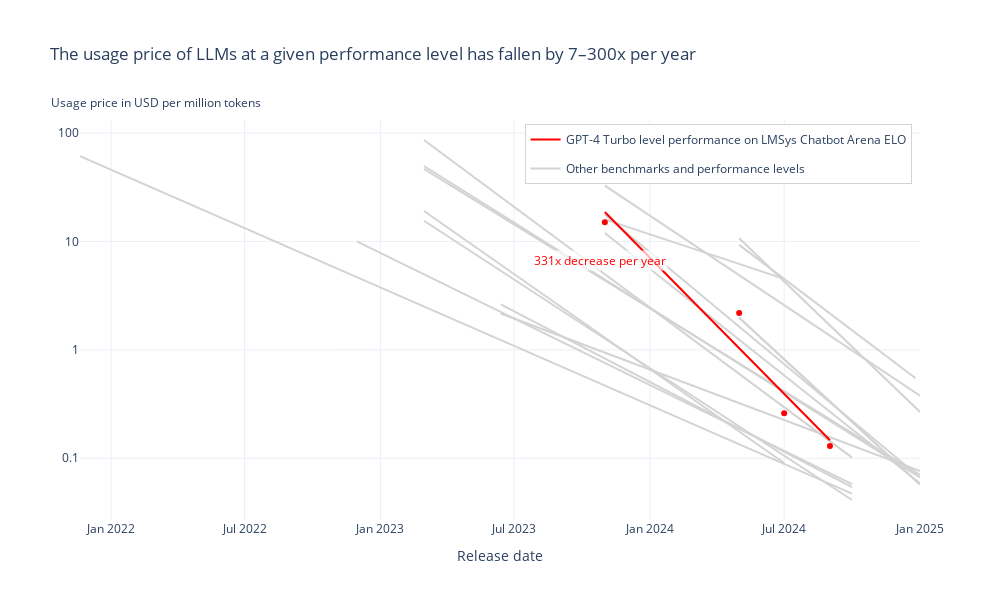

Write notebook code for a chart like this one.
### Code cell
selected_benches = results_df['bench'].unique()
selected_threshold_models = results_df['threshold_model'].unique()
selected_bench = max_trend_bench
selected_threshold_model = max_trend_threshold_model
selected_annual_factor = max_trend_annual_factor

fig = go.Figure()

for i, row in results_df.iterrows():
    bench = row['bench']
    threshold_model = row['threshold_model']
    print(f'Processing {bench} and {threshold_model}')
    cheapest_models_df = all_cheapest_models_df[
        (all_cheapest_models_df['bench'] == bench) &
        (all_cheapest_models_df['threshold_model'] == threshold_model)
    ]
    annual_factor = row['price_reduction_factor_per_year']
    predicted_log_prices = cheapest_models_df['predicted_log_price']

    if bench == selected_bench and threshold_model == selected_threshold_model:
        color = 'red'
        showlegend = True
        zorder = 1
        legendgroup = f'{selected_bench} {selected_threshold_model}'
        legendrank = 0
    else:
        color = 'lightgrey'
        showlegend = i == 0  # Only show the first one in legend
        zorder = 0
        legendgroup = "Other benchmarks and performance levels"
        legendrank = 1

    fig.add_trace(go.Scatter(
        x=cheapest_models_df['Release Date'],
        y=predicted_log_prices,
        mode='lines',
        name=f'{threshold_model} level performance on {bench}' if bench == selected_bench and threshold_model == selected_threshold_model else "Other benchmarks and performance levels",
        line=dict(color=color),
        showlegend=showlegend,
        zorder=zorder,
        legendgroup=legendgroup,
        legendrank=legendrank,
    ))
    if bench == selected_bench and threshold_model == selected_threshold_model:
        fig.add_trace(go.Scatter(
            x=cheapest_models_df['Release Date'],
            y=cheapest_models_df['USD per 1M Tokens'],
            mode='markers',
            name=f'Lowest-price models that are {threshold_model} or better on {bench}',
            text=cheapest_models_df['Model Name'],
            textposition='bottom left',
            marker=dict(color='red'),
            showlegend=False,
            zorder=zorder+1,
            legendgroup=legendgroup,
            legendrank=legendrank,
        ))

# Remove minor y labels
fig.update_layout(
    yaxis=dict(
        dtick='D10',
        # range=[-1, 2],
    )
)
fig.update_layout(
    title=f'The usage price of LLMs at a given performance level has fallen by {min_trend_annual_factor}–{round(max_trend_annual_factor, -2)}x per year'
)
fig.update_traces(textposition='bottom left')
fig.update_layout(yaxis_type='log')
fig.update_layout(xaxis_title='Release date')
# fig.update_layout(yaxis_title='Usage price in USD per million tokens')
fig.update_layout(
    annotations=[
        dict(
            x=-0.037,  # Center of the plot
            y=1.07,  # Above the plot
            xref='paper',
            yref='paper',
            text='Usage price in USD per million tokens',
            showarrow=False,
            font=dict(size=12),
        ),
        # Add annotation for highlighted trend
        dict(
            x=0.7,  # Position on x-axis (adjust as needed)
            y=0.65,  # Position on y-axis (adjust as needed)
            xref='paper',
            yref='paper',
            text=f'{selected_annual_factor}x decrease per year',
            showarrow=False,
            arrowhead=2,
            arrowsize=1,
            arrowwidth=1,
            arrowcolor='black',
            ax=-30,
            ay=30,
            font=dict(size=12, color='red'),
            bgcolor='rgba(255, 255, 255, 0.7)',
            # bordercolor='lightgrey',
            # borderwidth=1,
            # borderpad=0,
        )
    ],
)
fig.update_layout(
    width=1000,
    height=600,
    legend=dict(
        yanchor="top",
        y=0.99,
        xanchor="right",
        x=0.99,
        bordercolor="lightgrey",
        borderwidth=1
    ),
    margin=dict(t=120),
    template='plotly_white',
)

save_plot(fig, 'results/2025-02-28/lowest_price_models_above_previous_frontier/', 'lowest_price_trends_all_highlighting_max_trend')

fig.show()

### Figure 1 — Plotly figure (JSON) as saved in the notebook; plotly's stock layout.template omitted (floating-point values rounded to 4 significant figures)
{"data": [{"legendgroup": "Other benchmarks and performance levels", "legendrank": 1, "line": {"color": "lightgrey"}, "mode": "lines", "name": "Other benchmarks and performance levels", "showlegend": true, "textposition": "bottom left", "type": "scatter", "x": ["2021-11-20", "2022-09-01", "2023-03-06", "2023-07-01", "2023-12-01", "2024-04-14", "2024-07-01", "2024-09-01", "2024-10-01"], "y": [61.1, 8.672, 2.425, 1.088, 0.3814, 0.1513, 0.08865, 0.05797, 0.0472], "zorder": 0}, {"legendgroup": "Other benchmarks and performance levels", "legendrank": 1, "line": {"color": "lightgrey"}, "mode": "lines", "name": "Other benchmarks and performance levels", "showlegend": false, "textposition": "bottom left", "type": "scatter", "x": ["2022-11-30", "2023-03-06", "2023-11-01", "2024-03-01", "2024-05-01", "2024-07-01", "2024-10-01"], "y": [10.01, 4.786, 0.7568, 0.2987, 0.1869, 0.1169, 0.05767], "zorder": 0}, {"legendgroup": "Other benchmarks and performance levels", "legendrank": 1, "line": {"color": "lightgrey"}, "mode": "lines", "name": "Other benchmarks and performance levels", "showlegend": false, "textposition": "bottom left", "type": "scatter", "x": ["2023-11-01", "2024-05-01", "2024-06-01", "2024-07-01"], "y": [15.98, 6.202, 5.278, 4.515], "zorder": 0}, {"legendgroup": "Other benchmarks and performance levels", "legendrank": 1, "line": {"color": "lightgrey"}, "mode": "lines", "name": "Other benchmarks and performance levels", "showlegend": false, "textposition": "bottom left", "type": "scatter", "x": ["2023-03-01", "2023-11-01", "2024-02-01", "2024-03-01", "2024-05-01", "2025-01-01"], "y": [49.63, 4.457, 1.803, 1.356, 0.7439, 0.06681], "zorder": 0}, {"legendgroup": "Other benchmarks and performance levels", "legendrank": 1, "line": {"color": "lightgrey"}, "mode": "lines", "name": "Other benchmarks and performance levels", "showlegend": false, "textposition": "bottom left", "type": "scatter", "x": ["2023-11-01", "2024-05-01", "2024-06-01", "2024-07-01", "2024-09-01", "2024-12-26", "2025-01-01"], "y": [32.72, 4.891, 3.538, 2.587, 1.354, 0.4031, 0.3786], "zorder": 0}, {"legendgroup": "Other benchmarks and performance levels", "legendrank": 1, "line": {"color": "lightgrey"}, "mode": "lines", "name": "Other benchmarks and performance levels", "showlegend": false, "textposition": "bottom left", "type": "scatter", "x": ["2024-05-01", "2024-06-01", "2024-08-01", "2024-09-01", "2024-12-26", "2025-01-01"], "y": [10.69, 6.706, 2.677, 1.679, 0.2928, 0.2676], "zorder": 0}, {"legendgroup": "Other benchmarks and performance levels", "legendrank": 1, "line": {"color": "lightgrey"}, "mode": "lines", "name": "Other benchmarks and performance levels", "showlegend": false, "textposition": "bottom left", "type": "scatter", "x": ["2023-03-01", "2023-06-13", "2023-11-01", "2024-03-01", "2024-04-01", "2024-05-01", "2024-07-01", "2024-09-01", "2024-10-01"], "y": [15.51, 5.357, 1.267, 0.3677, 0.2678, 0.1971, 0.1056, 0.05604, 0.04124], "zorder": 0}, {"legendgroup": "Other benchmarks and performance levels", "legendrank": 1, "line": {"color": "lightgrey"}, "mode": "lines", "name": "Other benchmarks and performance levels", "showlegend": false, "textposition": "bottom left", "type": "scatter", "x": ["2023-06-13", "2023-11-01", "2024-05-01", "2024-07-01", "2024-09-01", "2024-10-01"], "y": [2.632, 0.833, 0.1886, 0.1147, 0.06913, 0.05412], "zorder": 0}, {"legendgroup": "Other benchmarks and performance levels", "legendrank": 1, "line": {"color": "lightgrey"}, "mode": "lines", "name": "Other benchmarks and performance levels", "showlegend": false, "textposition": "bottom left", "type": "scatter", "x": ["2023-11-01", "2024-05-01", "2024-07-01", "2024-09-01", "2025-01-01"], "y": [17.6, 1.636, 0.7377, 0.3284, 0.06681], "zorder": 0}, {"legendgroup": "Other benchmarks and performance levels", "legendrank": 1, "line": {"color": "lightgrey"}, "mode": "lines", "name": "Other benchmarks and performance levels", "showlegend": false, "textposition": "bottom left", "type": "scatter", "x": ["2024-05-01", "2024-07-01", "2024-09-01", "2025-01-01"], "y": [1.979, 0.8193, 0.3343, 0.05729], "zorder": 0}, {"legendgroup": "Other benchmarks and performance levels", "legendrank": 1, "line": {"color": "lightgrey"}, "mode": "lines", "name": "Other benchmarks and performance levels", "showlegend": false, "textposition": "bottom left", "type": "scatter", "x": ["2023-03-01", "2023-11-01", "2024-04-01", "2024-05-01", "2025-01-01"], "y": [46.68, 4.363, 1.003, 0.7503, 0.07014], "zorder": 0}, {"legendgroup": "Other benchmarks and performance levels", "legendrank": 1, "line": {"color": "lightgrey"}, "mode": "lines", "name": "Other benchmarks and performance levels", "showlegend": false, "textposition": "bottom left", "type": "scatter", "x": ["2023-11-01", "2024-05-01", "2024-07-01", "2024-09-01", "2025-01-01"], "y": [11.95, 1.241, 0.5808, 0.2685, 0.05884], "zorder": 0}, {"legendgroup": "Other benchmarks and performance levels", "legendrank": 1, "line": {"color": "lightgrey"}, "mode": "lines", "name": "Other benchmarks and performance levels", "showlegend": false, "textposition": "bottom left", "type": "scatter", "x": ["2024-05-01", "2024-07-01", "2024-09-01", "2025-01-01"], "y": [1.979, 0.8193, 0.3343, 0.05729], "zorder": 0}, {"legendgroup": "Other benchmarks and performance levels", "legendrank": 1, "line": {"color": "lightgrey"}, "mode": "lines", "name": "Other benchmarks and performance levels", "showlegend": false, "textposition": "bottom left", "type": "scatter", "x": ["2023-03-01", "2023-06-13", "2023-11-01", "2024-03-01", "2024-06-01", "2024-07-01"], "y": [19.1, 6.103, 1.3, 0.3448, 0.1257, 0.09046], "zorder": 0}, {"legendgroup": "Other benchmarks and performance levels", "legendrank": 1, "line": {"color": "lightgrey"}, "mode": "lines", "name": "Other benchmarks and performance levels", "showlegend": false, "textposition": "bottom left", "type": "scatter", "x": ["2023-06-13", "2023-11-01", "2024-03-01", "2024-06-01", "2025-01-01"], "y": [2.167, 0.9441, 0.4627, 0.269, 0.07621], "zorder": 0}, {"legendgroup": "Other benchmarks and performance levels", "legendrank": 1, "line": {"color": "lightgrey"}, "mode": "lines", "name": "Other benchmarks and performance levels", "showlegend": false, "textposition": "bottom left", "type": "scatter", "x": ["2023-03-01", "2023-11-01", "2024-03-01", "2024-04-01", "2024-05-01", "2024-10-01"], "y": [86.21, 4.991, 1.222, 0.8522, 0.6012, 0.1015], "zorder": 0}, {"legendgroup": "LMSys Chatbot Arena ELO GPT-4 Turbo", "legendrank": 0, "line": {"color": "red"}, "mode": "lines", "name": "GPT-4 Turbo level performance on LMSys Chatbot Arena ELO", "showlegend": true, "textposition": "bottom left", "type": "scatter", "x": ["2023-11-01", "2024-05-01", "2024-07-01", "2024-09-01"], "y": [18.67, 1.035, 0.3924, 0.1465], "zorder": 1}, {"legendgroup": "LMSys Chatbot Arena ELO GPT-4 Turbo", "legendrank": 0, "marker": {"color": "red"}, "mode": "markers", "name": "Lowest-price models that are GPT-4 Turbo or better on LMSys Chatbot Arena ELO", "showlegend": false, "text": ["GPT-4 Turbo", "Gemini-1.5-Pro-2024-05", "GPT-4o-mini", "Gemini-1.5-Flash-2024-09"], "textposition": "bottom left", "type": "scatter", "x": ["2023-11-01", "2024-05-01", "2024-07-01", "2024-09-01"], "y": [15, 2.19, 0.26, 0.13], "zorder": 2}, {"legendgroup": "Other benchmarks and performance levels", "legendrank": 1, "line": {"color": "lightgrey"}, "mode": "lines", "name": "Other benchmarks and performance levels", "showlegend": false, "textposition": "bottom left", "type": "scatter", "x": ["2024-05-01", "2024-08-01", "2024-09-01", "2024-12-26"], "y": [9.289, 3.123, 2.163, 0.5473], "zorder": 0}], "layout": {"annotations": [{"font": {"size": 12}, "showarrow": false, "text": "Usage price in USD per million tokens", "x": -0.037, "xref": "paper", "y": 1.07, "yref": "paper"}, {"arrowcolor": "black", "arrowhead": 2, "arrowsize": 1, "arrowwidth": 1, "ax": -30, "ay": 30, "bgcolor": "rgba(255, 255, 255, 0.7)", "font": {"color": "red", "size": 12}, "showarrow": false, "text": "331x decrease per year", "x": 0.7, "xref": "paper", "y": 0.65, "yref": "paper"}], "height": 600, "legend": {"bordercolor": "lightgrey", "borderwidth": 1, "x": 0.99, "xanchor": "right", "y": 0.99, "yanchor": "top"}, "margin": {"t": 120}, "title": {"text": "The usage price of LLMs at a given performance level has fallen by 7–300x per year"}, "width": 1000, "xaxis": {"title": {"text": "Release date"}}, "yaxis": {"dtick": "D10", "type": "log"}}}
